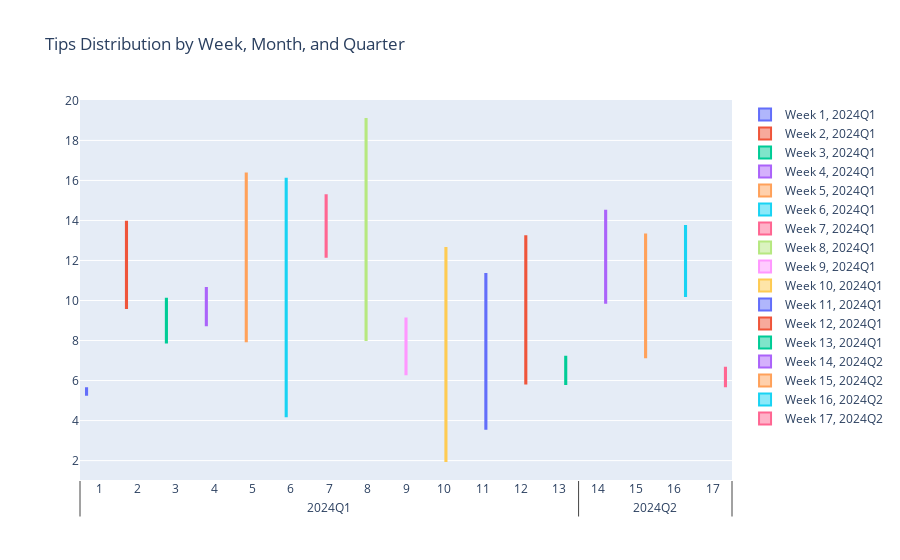

Here is the notebook cell this chart was saved with:
### Code cell
fig = go.Figure()

for quarter in quarters:
        for week in weeks:
            filtered_data = grouped_data[(grouped_data['Week_Number'] == week) & 
                                         (grouped_data['Quarter'] == quarter)]
            if not filtered_data.empty:
                fig.add_trace(go.Box(
                    x=[filtered_data['Quarter'].tolist(),
                       #filtered_data['Month'].tolist(), 
                       filtered_data['Week_Number'].tolist(),

                       ],
                    y=filtered_data['Tip'],
                    name=f"Week {week}, {quarter}"
                ))

fig.update_layout(title_text="Tips Distribution by Week, Month, and Quarter",
                  boxmode='group')
#fig.update_xaxes(type='multicategory')

fig.show()

### Figure 1 — Plotly figure (JSON) as saved in the notebook; plotly's stock layout.template omitted (floating-point values rounded to 4 significant figures)
{"data": [{"name": "Week 1, 2024Q1", "type": "box", "x": [["2024Q1", "2024Q1"], [1, 1]], "y": [5.29, 5.61]}, {"name": "Week 2, 2024Q1", "type": "box", "x": [["2024Q1", "2024Q1"], [2, 2]], "y": [9.62, 13.94]}, {"name": "Week 3, 2024Q1", "type": "box", "x": [["2024Q1", "2024Q1"], [3, 3]], "y": [10.09, 7.9]}, {"name": "Week 4, 2024Q1", "type": "box", "x": [["2024Q1", "2024Q1"], [4, 4]], "y": [8.76, 10.63]}, {"name": "Week 5, 2024Q1", "type": "box", "x": [["2024Q1", "2024Q1"], [5, 5]], "y": [16.35, 7.96]}, {"name": "Week 6, 2024Q1", "type": "box", "x": [["2024Q1", "2024Q1"], [6, 6]], "y": [16.08, 4.22]}, {"name": "Week 7, 2024Q1", "type": "box", "x": [["2024Q1", "2024Q1"], [7, 7]], "y": [15.26, 12.19]}, {"name": "Week 8, 2024Q1", "type": "box", "x": [["2024Q1", "2024Q1"], [8, 8]], "y": [8.03, 19.07]}, {"name": "Week 9, 2024Q1", "type": "box", "x": [["2024Q1", "2024Q1"], [9, 9]], "y": [6.32, 9.1]}, {"name": "Week 10, 2024Q1", "type": "box", "x": [["2024Q1", "2024Q1"], [10, 10]], "y": [1.98, 12.62]}, {"name": "Week 11, 2024Q1", "type": "box", "x": [["2024Q1", "2024Q1"], [11, 11]], "y": [3.59, 11.32]}, {"name": "Week 12, 2024Q1", "type": "box", "x": [["2024Q1", "2024Q1"], [12, 12]], "y": [13.21, 5.85]}, {"name": "Week 13, 2024Q1", "type": "box", "x": [["2024Q1", "2024Q1"], [13, 13]], "y": [7.19, 5.83]}, {"name": "Week 14, 2024Q2", "type": "box", "x": [["2024Q2", "2024Q2"], [14, 14]], "y": [14.49, 9.89]}, {"name": "Week 15, 2024Q2", "type": "box", "x": [["2024Q2", "2024Q2"], [15, 15]], "y": [13.3, 7.17]}, {"name": "Week 16, 2024Q2", "type": "box", "x": [["2024Q2", "2024Q2"], [16, 16]], "y": [13.72, 10.22]}, {"name": "Week 17, 2024Q2", "type": "box", "x": [["2024Q2", "2024Q2"], [17, 17]], "y": [5.71, 6.64]}], "layout": {"boxmode": "group", "title": {"text": "Tips Distribution by Week, Month, and Quarter"}}}
